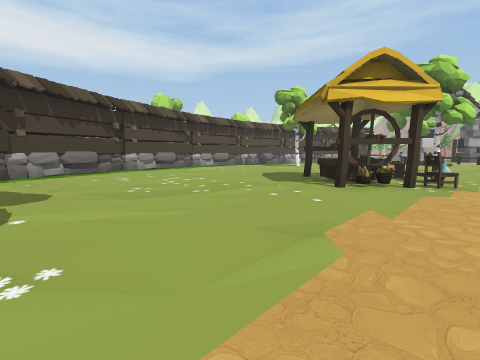
View 1 (above)

17 first-person views from a walk through a Unity game level. The camera is 1.2 m above the floor, tilts 6° down and sees 90° across. The floor is counted in squares, 2 m on a side. Each view is taken from the middle of a square. On the plan, view 1 faces up. The plan holds only what a view shows up to about 9 squares ahead; the rest is blank. The place goes on beyond the plan. The player character is not drawn. Some animated figures are left out. Door leaves are left out, so doorways stand open. Some surface patterns are stand-ins.

View 2
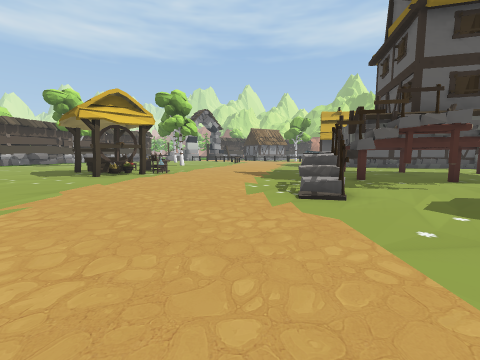

View 3
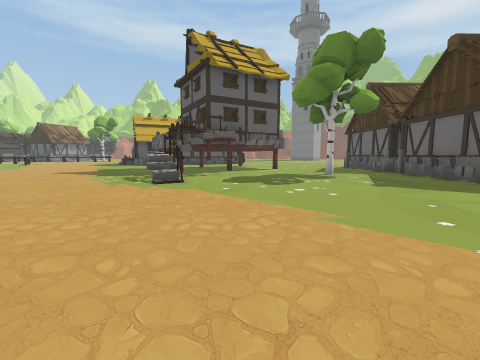

View 4
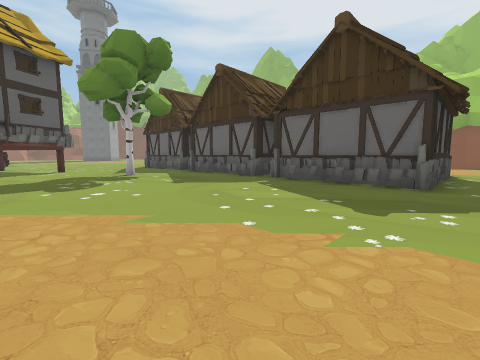

View 5
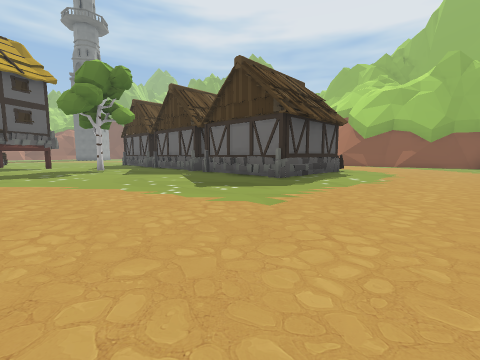

View 6
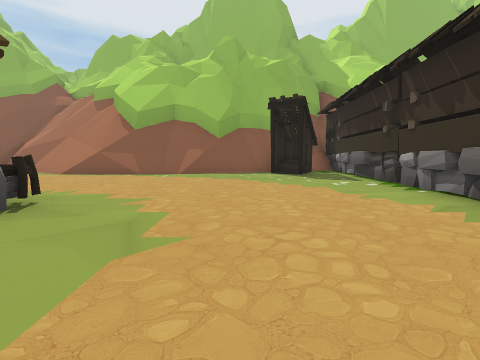

View 7
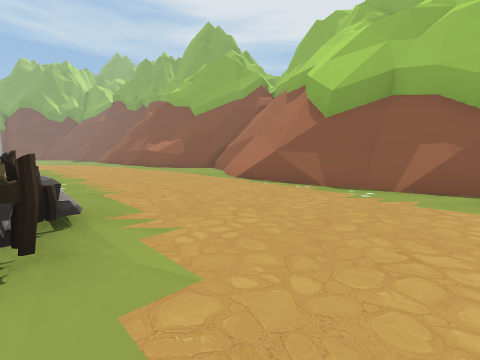

View 8
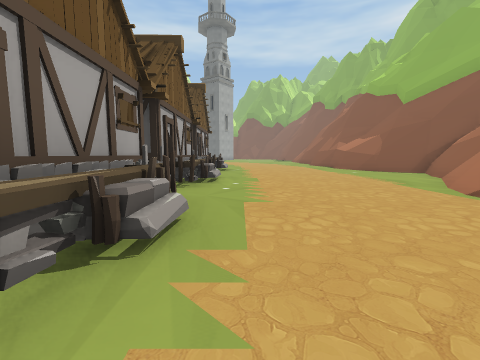

View 9
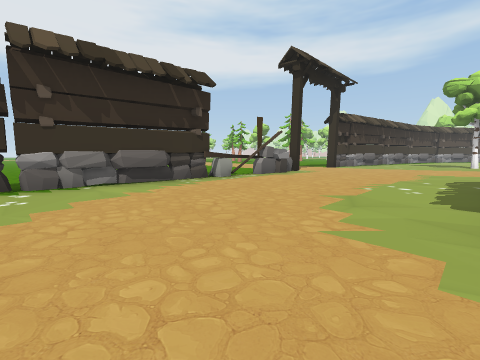

View 10
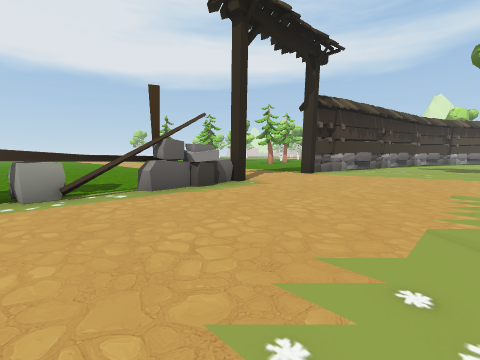

View 11
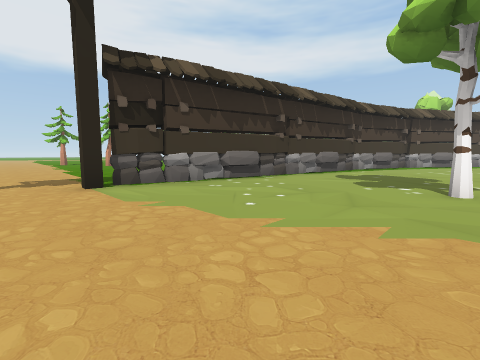

View 12
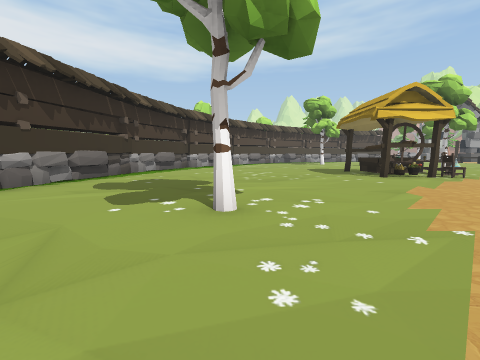

View 13
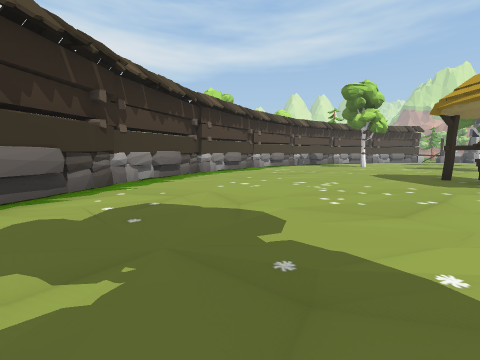

View 14
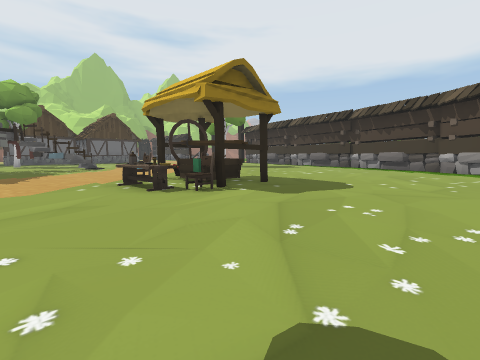

View 15
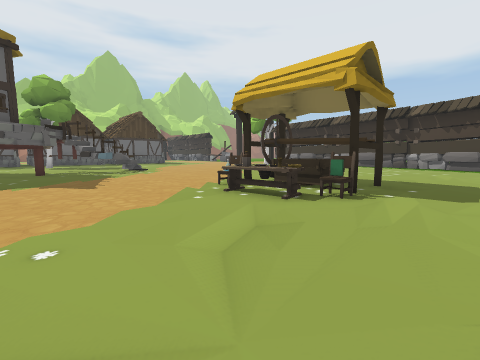

View 16
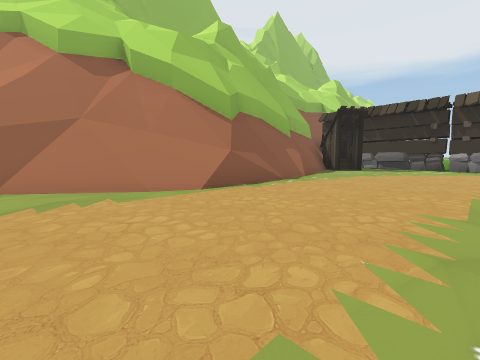

View 17
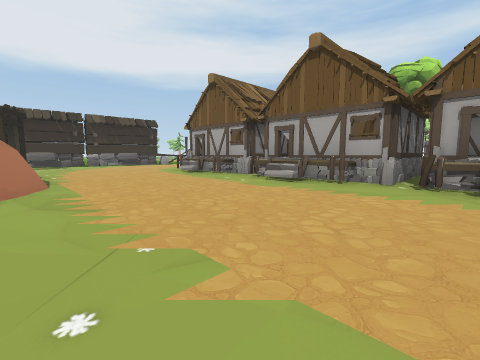

### Floor plan
Key: @ floor where view 1 was taken; # wall or solid block; x gap in a wall; . main floor; : floor 5 m higher than the main floor; / step, stairs or slope; O other object.
Columns run from 14 left of view 1 to 7 right of it. Each row starts with its distance up from view 1.
 10           #..........
  9          ##..........O
  8          #............
  7         ##........O...
  6         #.......OOO...
  5         #.......OOO...
  4         #........OO...
  3         #.............
  2         #.............
  1        ##...O.........
  0        #......@.......
 -1        #..........OOxO
 -2  ......#.........O.O.O
 -3 .....................O
 -4 ......................
 -5       ................
 -6        #...........O..
 -7   ...  #..............
 -8   .....#.....#########
 -9    ....#.....O   O  #O
-10    ....x.....O   O  #O
-11        #.....OOO#OOO#O
-12        #.....OOO.OOO.O
-13        #..............
-14    ....#..............
-15        #..............
-16        #O.............
-17        #OO##/##///....
-18       ##########//#..#
-19            #####//####
-20                ##:  #
-21                 ##

Positions as (right, up) in squares from view 1, and headings:
1: (0, 0), facing up
2: (0, -3), facing up-right
3: (-2, -3), facing right
4: (-2, -3), facing down-right
5: (-5, -3), facing down-right
6: (-4, -9), facing down
7: (-3, -12), facing down-right
8: (-2, -13), facing right
9: (-2, -14), facing up-left
10: (-3, -10), facing up-left
11: (-2, -4), facing up-left
12: (-2, -2), facing up
13: (-3, 1), facing up
14: (6, 10), facing down-left
15: (7, 8), facing down-left
16: (4, -13), facing down-left
17: (7, -17), facing up-left
